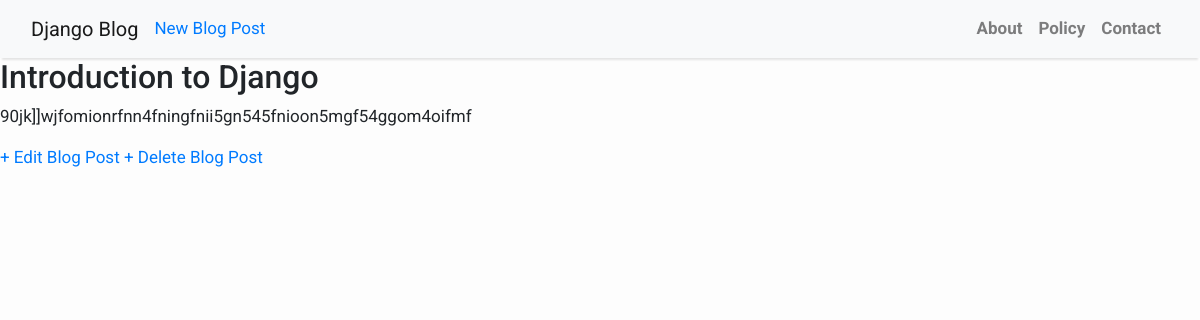
The app's page /post/1/ with its own data.
### blog/models.py (models this page shows, shortened)
class Post(models.Model):
    title = models.CharField(max_length=200)
    update_date = models.DateTimeField(blank=True, null=True)
    author = models.ForeignKey(User, on_delete=models.CASCADE)
    body = models.TextField()

### blog/views.py (the view)
# urls.py: path('post/<int:pk>/', BlogDetailView.as_view(), name= 'post_detail'),
class BlogDetailView(DetailView):
    model = Post
    template_name = "post_detail.html"

### templates/post_detail.html
{% extends "base.html" %}
{% block content %}
    <div class="post-entry">
        <h2>{{ post.title }}</h2>
        <p>{{ post.body }}</p>
    </div>
    <a href="{% url 'post_edit' post.pk %}">+ Edit Blog Post</a>
    <a href="{% url 'post_delete' post.pk %}">+ Delete Blog Post</a>
{% endblock %}

### templates/base.html (shortened to what this page needs)
<!DOCTYPE html>
<html>
    <head>
        <link rel="stylesheet" href="https://maxcdn.bootstrapcdn.com/bootstrap/4.0.0/css/bootstrap.min.css"
 />
    </head>
    <body>
        <nav class="navbar navbar-expand-lg navbar-light bg-light shadow" id="mainNav">
            <div class="container-fluid">
                <a class="navbar-brand" href="{% url 'home' %}">Django Blog</a>
                <div class="nav-right">
                <a href="{% url 'post_new' %}">New Blog Post </a>
                </div>
                <div class="collapse navbar-collapse" id="navbarResponsive">
                    <ul class="navbar-nav ml-auto">
                        <li class="nav-item text-black">
                            <a class="nav-link text-black font-weight-bold" href="#">About</a>
                        </li>
                        <li class="nav-item text-black">
                            <a class="nav-link text-black font-weight-bold" href="#">Policy</a>
                        </li>
                        <li class="nav-item text-black">
                            <a class="nav-link text-black font-weight-bold" href="#">Contact</a>
                        </li>
                    </ul>
                </div>
            </div>
        </nav>
        {% block content %}{% endblock content %}
        <footer class="py-3 bg-grey">
        </footer>
    </body>
</html>

### templates/base.html (style rules this page uses)
body { font-family: "Roboto", sans-serif; font-size: 17px; background-color: #fdfdfd; }
.shadow { box-shadow: 0 4px 2px -2px rgba(1, 2, 2, 0.1); }

### records on screen
Post: title "Introduction to Django", body "90jk]]wjfomionrfnn4fningfnii5gn545fnioon5mgf54ggom4oifmf"
